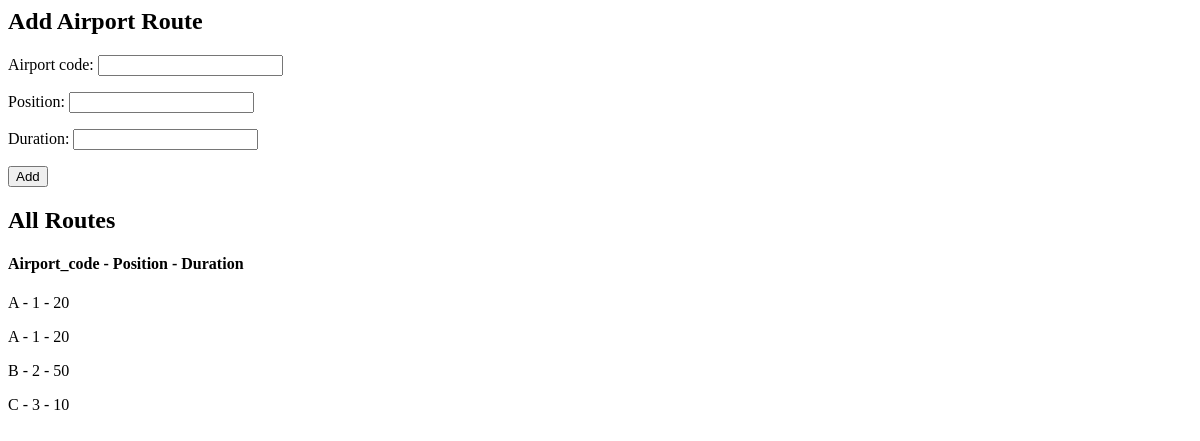
The app's page /, older data.
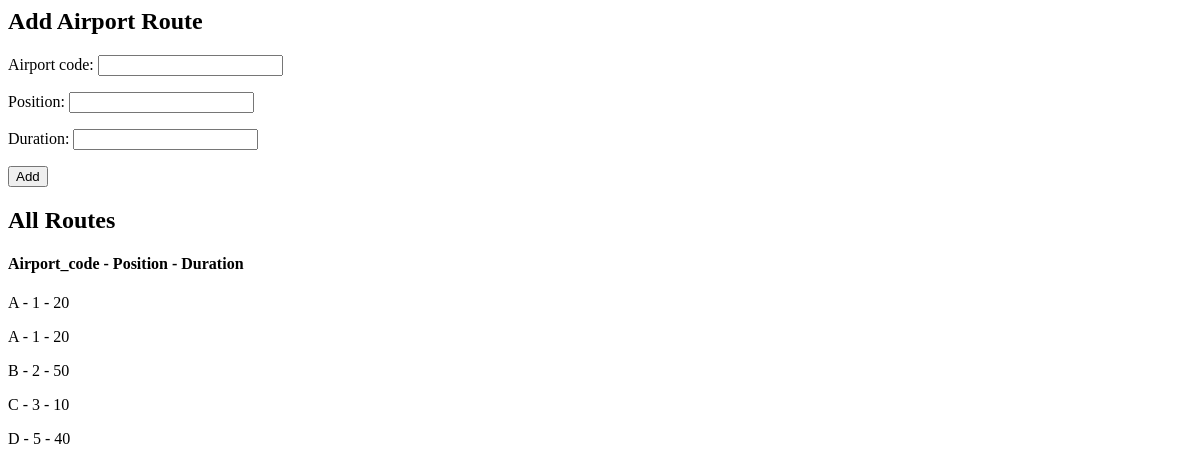
The same page, newer data.
### airport/models.py (models this page shows, shortened)
class AirportRoute(models.Model):
    airport_code = models.CharField(max_length=10)
    position = models.IntegerField()
    duration = models.IntegerField()

### airport/views.py (the view)
# urls.py: path('', views.add_route, name='add_route'),  #frontpage shows add_route
def add_route(request):
    if request.method == "POST":
        form = AirportRouteForm(request.POST)    #import form skeleton from form
        if form.is_valid():  #check valid
            form.save()
            return redirect('add_route')  # redirected to again add route
    else:
        form = AirportRouteForm()
    route=list(AirportRoute.objects.all().order_by('airport_code'))
    return render(request, 'routes/add_route.html', {'form': form, 'route':route})  #pass the form value add_route.html

### airport/form.py
class AirportRouteForm(forms.ModelForm):
    class Meta:
        model = AirportRoute
        fields = ['airport_code', 'position', 'duration']

### airport/templates/routes/add_route.html (shortened to what this page needs)
<h2>Add Airport Route</h2>
<form method="POST">
  {{ form.as_p }}
  <button type="submit">Add</button>
</form>
{% if route %}
<h2>All Routes</h2>
 <h4> Airport_code - Position - Duration</h4>
{% for r in route %}
  <p>{{ r.airport_code }} - {{r.position}} - {{ r.duration }}</p>
  {% endfor %}
{% endif %}

Row changes from the older to the newer data that the page shows:
added AirportRoute: airport_code "D", position "5", duration "40"
